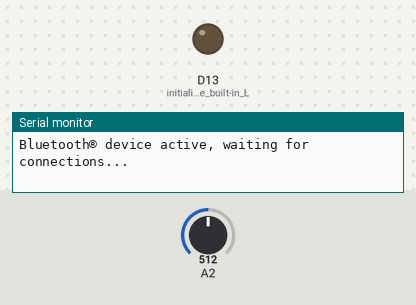
This sketch was run on a simulated Arduino Nano 33 IoT. Parts: output pins drawn as LEDs (lit = HIGH), the last lines printed to the serial monitor. Inputs (shaded band) come from the test bench; at power-on: A2 = 512. Nothing arrives over Bluetooth unless stated; a phone connects over Bluetooth LE 3 s after start.

Above: at 0.1 s.
At 4.0 s:
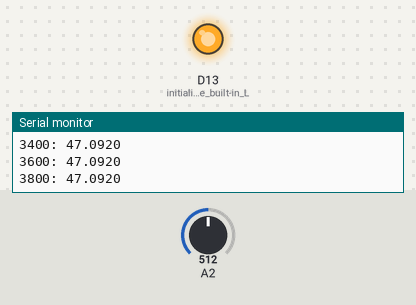
4.1 s: A2 set to 1023
Timing chart, 0 to 7.1 s (numbered marks = the images above; inputs shaded):
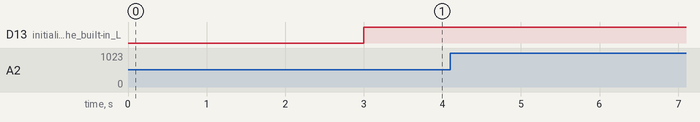

The sketch:

knee_lite.ino
```cpp
#include <ArduinoBLE.h>
#define r 47
#define reso 1023

const char* SERVICE_UUID = "4fafc201-1fb5-459e-8fcc-c5c9c331914b";
const char* CHARACTERISTIC_UUID = "beb5483e-36e1-4688-b7f5-ea07361b26a8"; // This characteristic reads resistance
const char* TIMESTAMP_CHARACTERISTIC_UUID = "12345678-1234-5678-1234-56789abcdef0"; // Timestamps
// Bluetooth® Low Energy Battery Service

int frequency = 200; //this actually represents the inverse of frequency = time between readings --> set to 50Hz

BLEService kneeBraceService(SERVICE_UUID);

// Bluetooth® Low Energy Battery Level Characteristic
BLECharacteristic resistanceChar(CHARACTERISTIC_UUID,  // standard 16-bit characteristic UUID
    BLERead | BLENotify, 4); // remote clients will be able to get notifications if this characteristic changes

BLEUnsignedLongCharacteristic timestampChar(TIMESTAMP_CHARACTERISTIC_UUID,
    BLERead | BLENotify);

float oldResistance = 0;  // last battery level reading from analog input
long previousMillis = millis();  // last time the battery level was checked, in ms
uint8_t rawArray[4];
uint8_t timeArray[4];

void floatToByteArray(float value, uint8_t byteArray[4]) {
  memcpy(byteArray, &value, sizeof(value));
}

void setup() {
  Serial.begin(9600);    // initialize serial communication

  pinMode(LED_BUILTIN, OUTPUT); // initialize the built-in LED pin to indicate when a central is connected

  // begin initialization
  if (!BLE.begin()) {
    Serial.println("starting BLE failed!");
    while (1);
  }

  /* Set a local name for the Bluetooth® Low Energy device
     This name will appear in advertising packets
     and can be used by remote devices to identify this Bluetooth® Low Energy device
     The name can be changed but maybe be truncated based on space left in advertisement packet
  */
  BLE.setLocalName("kneebrace"); //set advertised local name of BLE device
  BLE.setAdvertisedService(kneeBraceService); // add the service UUID
  kneeBraceService.addCharacteristic(resistanceChar); // add the battery level characteristic
  kneeBraceService.addCharacteristic(timestampChar);

  BLE.addService(kneeBraceService); // Add the resistance service to the BLE server
  floatToByteArray(oldResistance, rawArray);
  resistanceChar.writeValue(rawArray, sizeof(rawArray)); // set initial value for this characteristic
  /* Start advertising Bluetooth® Low Energy.  It will start continuously transmitting Bluetooth® Low Energy
     advertising packets and will be visible to remote Bluetooth® Low Energy central devices
     until it receives a new connection */

  // start advertising
  BLE.advertise();

  Serial.println("Bluetooth® device active, waiting for connections...");
}

void loop() {
  // wait for a Bluetooth® Low Energy central
  BLEDevice central = BLE.central();
  if (central) {
    // turn on the LED to indicate the connection:
    digitalWrite(LED_BUILTIN, HIGH);

    // check the battery level every 20ms
    // while the central is connected:
    while (central.connected()) {
        long currentMillis = millis();
        // if 200ms have passed, check the battery level:
        if (currentMillis - previousMillis >= frequency) {
        previousMillis = currentMillis;
        updateResistanceLevel();
        }
    }
    // when the central disconnects, turn off the LED:
    digitalWrite(LED_BUILTIN, LOW);
    }
}

void updateResistanceLevel() {
  /* Read the current voltage level on the A0 analog input pin.
     This is used here to simulate the charge level of a battery.
  */
  int raw = analogRead(A2);
  long current_time = millis();
  float resistance = (float)(r * raw) / (float)(reso - raw);
  String output = String(current_time) + ": " + String(resistance, 4);
  Serial.println(output);
  floatToByteArray(resistance, rawArray);
  timestampChar.writeValue(current_time);
  resistanceChar.writeValue(rawArray, sizeof(rawArray));  // and update the battery level characteristic
  oldResistance = resistance; // save the level for next comparison
}
```
